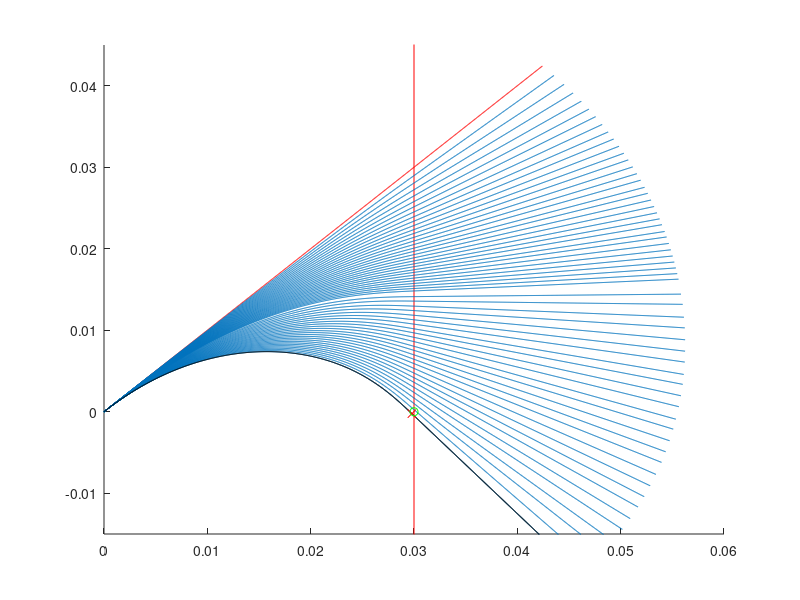

MATLAB code for this plot:

% Whisker would point to angle base-angle if it weren't deflected by an
% object located at (x_pole, y_pole)
% 
% The deflection is computed iterativley
%
% r - vector from current length element and point of force application
% beta - angle between vertical and r
% force_angle - angle between force and vertical axis

% --------------setting whisker parameters and initialize other params

wh.prop.conical=1;
wh.prop.ym=3.5e9; % young's modulus in pascal
wh.prop.base_radius=1.00e-4; % whisker radius at the base, in meters
wh.prop.L=0.060; % whisker length in meters
wh.sim.n_segments=1000; % # of segments for finite element analysis
wh.sim.segment=wh.prop.L/wh.sim.n_segments; % in meters; total length is n_segments * segment

% Depending on whisker geometry, compute moment of inertia
if ~ wh.prop.conical
    I(1:wh.sim.n_segments)=(pi/4)*wh.prop.base_radius^4; %uniform
else
    I(1:wh.sim.n_segments)=(pi/4)*(wh.prop.base_radius*(1-(1:wh.sim.n_segments)*wh.sim.segment/wh.prop.L)).^4;  %conical
end

wh.prop.I=I;
wh.sim.base_angle = 45; % angle in degrees at the base of the whisker

wh.sim.x_pole=0.030; % x position of the object, in meters
wh.sim.y_pole=0.00; % y position of the object, in meters
wh.sim.delta_force=1/300000; % force increment per iteration in Newtons

% initialize contour in the asbences of forces == straight line
wh.prop.x(1:(wh.sim.n_segments+1))=((1:(wh.sim.n_segments+1))-1)*cos(wh.sim.base_angle *pi/180)*wh.sim.segment; % x-position of segments
wh.prop.y(1:(wh.sim.n_segments+1))=((1:(wh.sim.n_segments+1))-1)*sin(wh.sim.base_angle *pi/180)*wh.sim.segment; % y-position of segmetns
wh.prop.phi(1:wh.sim.n_segments)=wh.sim.base_angle*pi/180; % angles of whisker segments wrt to x-axis

x_old=wh.prop.x;
y_old=wh.prop.y;
phi_old=wh.prop.phi;

figure;
axes('XLim', [0 wh.prop.L], 'YLim', [-0.25*wh.prop.L 0.75*wh.prop.L]) 
line(wh.prop.x, wh.prop.y, 'Color', 'r');
line([wh.sim.x_pole wh.sim.x_pole], [-0.03 0.06], 'Color', 'r')

force=0;
temp=find(wh.prop.x>wh.sim.x_pole);
force_index=temp(1)-1;

% testing stuff
delta=[];

% --------------setting whisker parameters and initialize other params
while wh.prop.y(force_index)>wh.sim.y_pole % iterate over force
    
    temp=find(wh.prop.x>wh.sim.x_pole);
    if isempty(temp)
        'whisker slipped'
        wh.prop.x(1:(wh.sim.n_segments+1))=((1:(wh.sim.n_segments+1))-1)*cos(wh.sim.base_angle *pi/180)*wh.sim.segment; % x-position of segments
        wh.prop.y(1:(wh.sim.n_segments+1))=((1:(wh.sim.n_segments+1))-1)*sin(wh.sim.base_angle *pi/180)*wh.sim.segment; % y-position of segmetns
        wh.prop.phi(1:wh.sim.n_segments)=wh.sim.base_angle*pi/180; % angles of whisker segments wrt to x-axis
        break
    end
    if abs(wh.prop.x(min(temp))-wh.sim.x_pole) > abs(wh.prop.x(min(temp)-1)-wh.sim.x_pole)
        force_index=min(temp)-1;
    else
        force_index=min(temp);
    end
    force_index
    len_whisker=sum( sqrt(diff(wh.prop.x).*diff(wh.prop.x)+diff(wh.prop.y).*diff(wh.prop.y)))
    force=force+wh.sim.delta_force; % force increment in Newtons
    
    for k=2:(force_index-1) % finite element iteration
        r=sqrt(((wh.prop.y(force_index)-wh.prop.y(force_index-k+1))^2+(wh.prop.x(force_index)-wh.prop.x(force_index-k+1))^2));
        gamma=atan((wh.prop.y(force_index)-wh.prop.y(force_index-k+1))/(wh.prop.x(force_index)- wh.prop.x(force_index-k+1)));
        %         %    beta=acot((wh.prop.x(force_index-k+1)-wh.prop.x(force_index))/(wh.prop.y(force_index-k+1)-wh.prop.y(force_index)))+pi/2;
        %beta=abs(wh.prop.phi(force_index)-pi/2-gamma);
        moment=r*force*sin(gamma+pi/2);
        old_phi=wh.prop.phi(force_index-k+1);
        wh.prop.phi(force_index-k+1)=wh.prop.phi(force_index-k)-moment*wh.sim.segment/(wh.prop.ym*wh.prop.I(force_index-k+1));
        wh.prop.phi((force_index-k+2):end)=wh.prop.phi((force_index-k+2):end)-(old_phi-wh.prop.phi(force_index-k+1));
        wh.prop.phi(force_index:end)=wh.prop.phi(force_index-1);
        %         %   wh.prop.phi(force_index-k)=wh.prop.phi(force_index-k+1)-moment*segment/(wh.prop.ym*wh.prop.I(force_index-k+1));
        
        wh.prop.x=[0 cumsum(cos(wh.prop.phi)*wh.sim.segment)];
        wh.prop.y=[0 cumsum(sin(wh.prop.phi)*wh.sim.segment)];
        
        %          wh.prop.x(force_index-k+2)=wh.prop.x(force_index-k+1)+cos(wh.prop.phi(force_index-k+1))*wh.sim.segment;
        %          wh.prop.y(force_index-k+2)=wh.prop.y(force_index-k+1)+sin(wh.prop.phi(force_index-k+1))*wh.sim.segment;
    end
    
    if min(wh.prop.phi) < -pi/2
        'whisker slipped'
        wh.prop.x(1:(wh.sim.n_segments+1))=((1:(wh.sim.n_segments+1))-1)*cos(wh.sim.base_angle *pi/180)*wh.sim.segment; % x-position of segments
        wh.prop.y(1:(wh.sim.n_segments+1))=((1:(wh.sim.n_segments+1))-1)*sin(wh.sim.base_angle *pi/180)*wh.sim.segment; % y-position of segmetns
        wh.prop.phi(1:wh.sim.n_segments)=wh.sim.base_angle*pi/180; % angles of whisker segments wrt to x-axis
        break
    end
    
     
    temp=max(abs((wh.prop.phi-phi_old)))
    if temp > (pi/180)*5 % one degree
        force=force-wh.sim.delta_force;
        wh.sim.delta_force=wh.sim.delta_force/2;
        wh.prop.x=x_old;
        wh.prop.y=y_old;
        wh.prop.phi=phi_old;
    else
        x_old=wh.prop.x;
        y_old=wh.prop.y;
        phi_old=wh.prop.phi;
    end
    if temp < (pi/180)*1
        wh.sim.delta_force=wh.sim.delta_force*2;
    end
  
    line(wh.prop.x, wh.prop.y)
    %pause
    
%   wh.prop.x(force_index:(wh.sim.n_segments+1))=wh.prop.x(force_index-1)+(1:(wh.sim.n_segments-force_index+2))*cos(wh.prop.phi(k))*wh.sim.segment; % MOVED
%    wh.prop.y(force_index:(wh.sim.n_segments+1))=wh.prop.y(force_index-1)+(1:(wh.sim.n_segments-force_index+2))*sin(wh.prop.phi(k))*wh.sim.segment; % MOVED
    delta=[delta (wh.sim.x_pole-wh.prop.x(force_index))/wh.sim.x_pole];
    
end

% force/wh.sim.delta_force % number of force increments used

wh.prop.phi(force_index:(wh.sim.n_segments))=wh.prop.phi(force_index-1);

line(wh.prop.x,wh.prop.y, 'Color', 'k')
line(wh.prop.x(force_index),wh.prop.y(force_index), 'Color', 'r', 'Marker', 'x')
line(wh.sim.x_pole, wh.sim.y_pole, 'Color', 'g', 'Marker', 'o')


%  compute the axial force pushing into the follicle
wh.prop.axial_force=force*cos(wh.prop.phi(1)-wh.prop.phi(force_index-1)-pi/2);

%  compute the moment
gamma=atan((wh.prop.y(force_index)-wh.prop.y(1))/(wh.prop.x(force_index)- wh.prop.x(1)));
r=sqrt(((wh.prop.y(force_index)-wh.prop.y(1))^2+(wh.prop.x(force_index)-wh.prop.x(1))^2));
beta=abs(wh.prop.phi(force_index)-pi/2-gamma);
wh.prop.moment=r*force*sin(beta);

